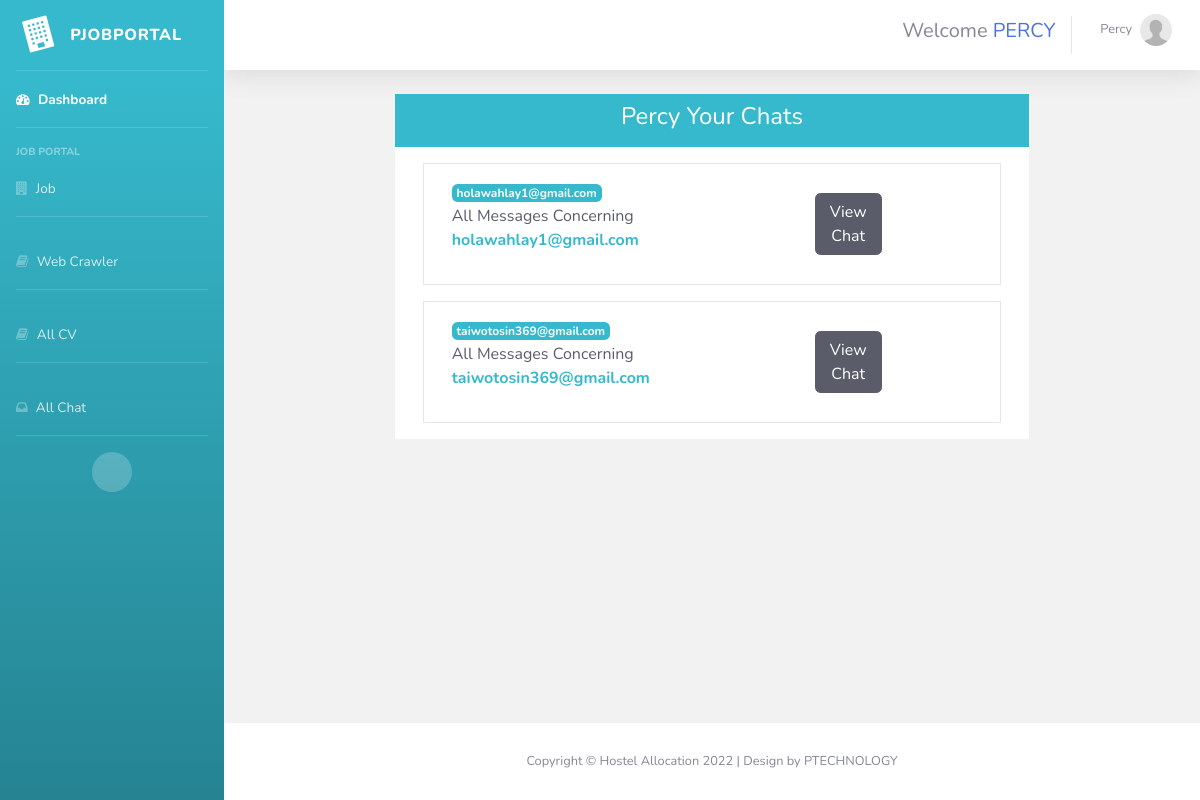
The app's page /all/message/ (signed in) with its own data.
### account/models.py (models this page shows)
class User(AbstractUser):
	GENDER_CHOICES = [
		('M','Male'),
		('F','Female')
	]
	name = models.CharField(max_length=255)
	gender = models.CharField(choices=GENDER_CHOICES,max_length=2)
	phone_num = models.IntegerField(null=True)
	avatar = models.ImageField(
		upload_to='account/image/%y-%m-%d',
		default='../static/images/avatar.jpg',
		verbose_name='Account Image',
		null=True
	)

### app/models.py (models this page shows, shortened)
class AllChat(models.Model):
	user_job = models.ForeignKey(User,on_delete=models.CASCADE, null=True)
	job_anonymous = models.CharField(max_length=255,null=True)
	chat = models.ManyToManyField(Chat)

### app/views.py (the view)
# urls.py: path('all/message/',views.get_chat,name='all_message'),
def get_chat(request):
	messages = models.AllChat.objects.all()
	context = {'messages':messages}
	return render(request,'app/get_message.html',context)

### app/templates/app/get_message.html
{% extends 'Dashboard/base.html' %}
{% load crispy_forms_tags %}
{% block content %}
<div class="row">
	<div class="col-md-2"></div>
	<div class="col-md-8">
		<div class="row bg-info">
			<h4 class="py-2 mr-auto ml-auto text-white">{{request.user.username}} Your Chats</h4>
			<div class="col-md-12 bg-white ">
				{% for message in messages %}
				<div class="row p-3 m-3 d-flex align-items-center border" style="color: #f2f2f2">
					<div class="col-md-8">
						<div class="text-dark">
							<span class="badge badge-info">{{ message.job_anonymous}}</span>
							<p>All Messages Concerning <span class="font-weight-bold text-info">{{message.job_anonymous}}</span></p>
						</div>
					</div>
					<div class="col-md-2">
					<a href="{% url 'message' message.id %}" class="btn btn-dark">View Chat</a>
					</div>
				</div>
				{% endfor%}
			</div>
		</div>
	</div>
	<div class="col-md-2"></div>
</div>
{% endblock content %}

### templates/Dashboard/includes/_topbar.html (shortened to what this page needs)
                <nav class="navbar navbar-expand navbar-light bg-white topbar mb-4 static-top shadow">
                    <ul class="navbar-nav ml-auto">
                        <li class="nav-item my-4 ">
                            <h5 class=" align-self-end">Welcome <span class="text-primary text-uppercase">{{user.username}}</span></h5>
                        </li>
                        <li class="nav-item dropdown no-arrow">
                            {% if user.is_authenticated %}
                            <a class="nav-link dropdown-toggle" href="#" id="userDropdown" role="button"
                                data-toggle="dropdown" aria-haspopup="true" aria-expanded="false">
                                <span class="mr-2 d-none d-lg-inline text-gray-600 small text-capitalize">{{user.username}}</span>
                                <img class="img-profile rounded-circle"
                                    src="{{user.avatar.url}}">
                            </a>
                            {% endif %}
                        </li>
                    </ul>
                </nav>

### records on screen
User: username "PERCY", username "Percy", avatar (placeholder picture), user.username "Percy"
AllChat: job_anonymous "holawahlay1@gmail.com"
AllChat: job_anonymous "taiwotosin369@gmail.com"
